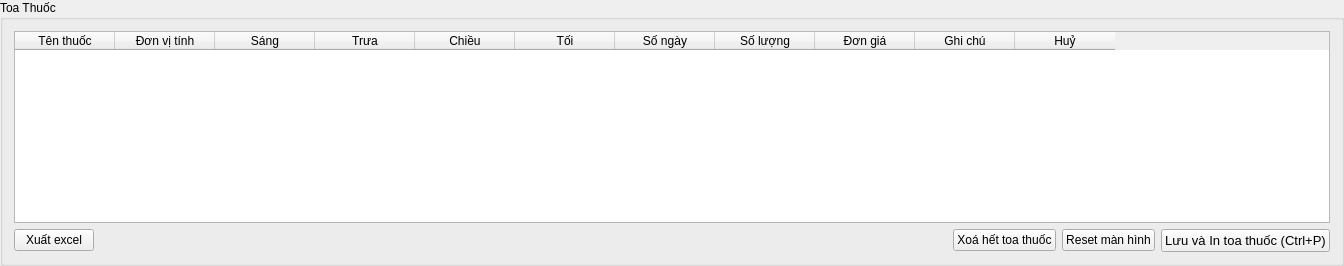
        <widget class="QGroupBox" name="groupBox_3">
         <property name="title">
          <string>Toa Thuốc</string>
         </property>
         <layout class="QVBoxLayout" name="verticalLayout">
          <item>
           <widget class="QTableWidget" name="ds_thuoc">
            <property name="minimumSize">
             <size>
              <width>1316</width>
              <height>0</height>
             </size>
            </property>
            <column>
             <property name="text">
              <string>Tên thuốc</string>
             </property>
            </column>
            <column>
             <property name="text">
              <string>Đơn vị tính</string>
             </property>
            </column>
            <column>
             <property name="text">
              <string>Sáng</string>
             </property>
            </column>
            <column>
             <property name="text">
              <string>Trưa</string>
             </property>
            </column>
            <column>
             <property name="text">
              <string>Chiều</string>
             </property>
            </column>
            <column>
             <property name="text">
              <string>Tối</string>
             </property>
            </column>
            <column>
             <property name="text">
              <string>Số ngày</string>
             </property>
            </column>
            <column>
             <property name="text">
              <string>Số lượng</string>
             </property>
            </column>
            <column>
             <property name="text">
              <string>Đơn giá</string>
             </property>
            </column>
            <column>
             <property name="text">
              <string>Ghi chú</string>
             </property>
            </column>
            <column>
             <property name="text">
              <string>Huỷ</string>
             </property>
            </column>
           </widget>
          </item>
          <item>
           <layout class="QHBoxLayout" name="horizontalLayout_4">
            <item>
             <widget class="QPushButton" name="btn_export">
              <property name="text">
               <string>Xuất excel</string>
              </property>
             </widget>
            </item>
            <item>
             <spacer name="horizontalSpacer_4">
              <property name="orientation">
               <enum>Qt::Horizontal</enum>
              </property>
              <property name="sizeHint" stdset="0">
               <size>
                <width>40</width>
                <height>20</height>
               </size>
              </property>
             </spacer>
            </item>
            <item>
             <widget class="QPushButton" name="btn_xoa_toa_thuoc">
              <property name="text">
               <string>Xoá hết toa thuốc</string>
              </property>
             </widget>
            </item>
            <item>
             <widget class="QPushButton" name="btn_reset_all">
              <property name="text">
               <string>Reset màn hình</string>
              </property>
             </widget>
            </item>
            <item>
             <widget class="QPushButton" name="btn_in_phieu">
              <property name="sizePolicy">
               <sizepolicy hsizetype="Preferred" vsizetype="Preferred">
                <horstretch>0</horstretch>
                <verstretch>0</verstretch>
               </sizepolicy>
              </property>
              <property name="maximumSize">
               <size>
                <width>16777215</width>
                <height>16777215</height>
               </size>
              </property>
              <property name="font">
               <font>
                <pointsize>10</pointsize>
                <weight>50</weight>
                <bold>false</bold>
               </font>
              </property>
              <property name="text">
               <string>Lưu và In toa thuốc (Ctrl+P)</string>
              </property>
             </widget>
            </item>
           </layout>
          </item>
         </layout>
        </widget>
